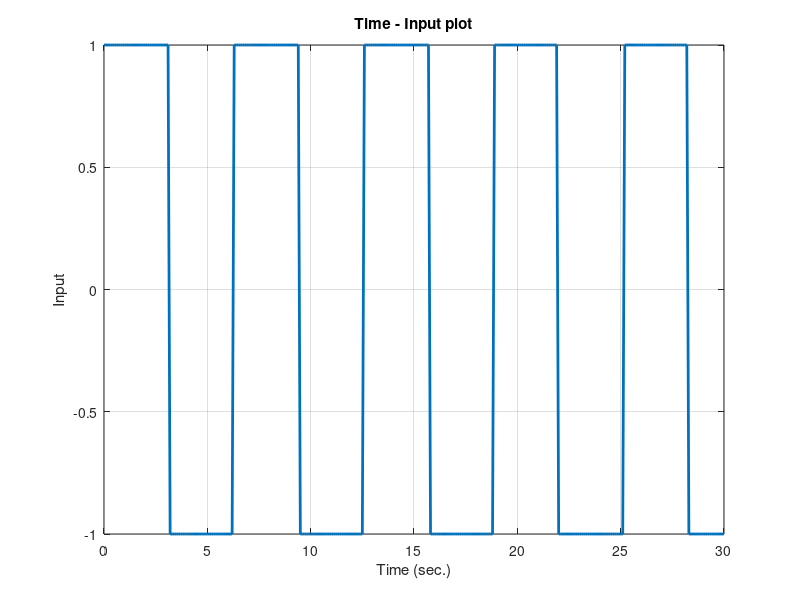

Write the MATLAB code that produced this figure. (Note: this script raises an error after producing the figure.)
clc; clear all; close all;

%% Inputs 

% input initialization
    Ts = 0.1; % sample time
    t = 0:Ts:30;
    
% Input 1 (damped sine wave)
%     b = 0.1;
%     a = 2;
%     w = 2*pi/2.5; %rad/s
%     uc = a*exp(-b*t).*sin(w*t);
     
%Input 2 (square wave)
    uc = square(t, 50)';
    
% Input 3 (step)
%     uc = ones(length(t), 1);
    
% Input 4 (ramdom)
%     uc = wgn(length(t), 1, 0);
    
% Input plot over time
    figure(1)
    plot(t, uc, 'LineWidth', 2);
    xlabel('Time (sec.)');
    ylabel('Input');
    title('Time - Input plot')
    grid on
    print(1,'-dpng','-r500','Input')
%% Transfer function preparation

    s = tf('s');
    
% System
    Gs = (s+1.5)*exp(-Ts*s)/(s-1)/(s+3);
   
% System z-transform and its properties
    Gz = c2d(Gs, Ts, 'zoh') % z-transformation
    [num, den] = tfdata(Gz); % get numerator and denomenator of the pulse tf
    num = cell2mat(num);
    den = cell2mat(den);
    na = length(den) -1;
    iodel = get(Gz, 'iodelay'); % input output delay
    d = max(find(num ==0))+iodel; % delay found in B matrix
    nb = length(num) - max(find(num ==0)) - 1;
    num = num(max(find(num ==0))+1:end); % numerator after removal of first zeros of delay
    nu = na + nb + 1; % number of unknowns

 % systems numerator and denomenator
    Asys = 1;
    for i = 1: na
        Asys(i+1) = den(i+1);
    end
        
    for i = na+1:nu
        Bsys(i-na) = num(i-na);
    end
           



%% Indirect Self-Tuning Regulator Fuction

% required closed loop polynomial
    % system
        z1 = exp(-Ts*2);
        z2 = exp(-Ts*4);
        Am = [1 -(z1+z2) z1*z2 ];

% Observer poles        
    % system
        A0 = [1 -0.4 0.04];

% Rrquired Characteristic Polynomial
    alpha = conv(Am, A0); 
    
% Indirect Self-Tuning Regulator (ISTR)
    [ theta, Gz_estm, Gc, Gcl] = ISTR( uc, Asys, Bsys, d, Ts, Am, A0) 

%% -------------------------------------------------------------------------------------------------------